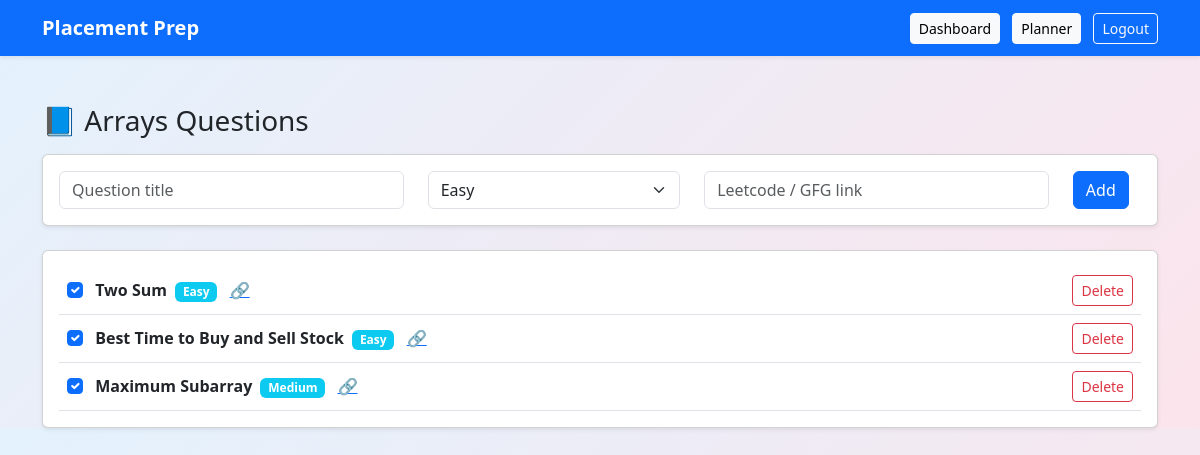
Before: /questions/Arrays (signed in) with the older database file.
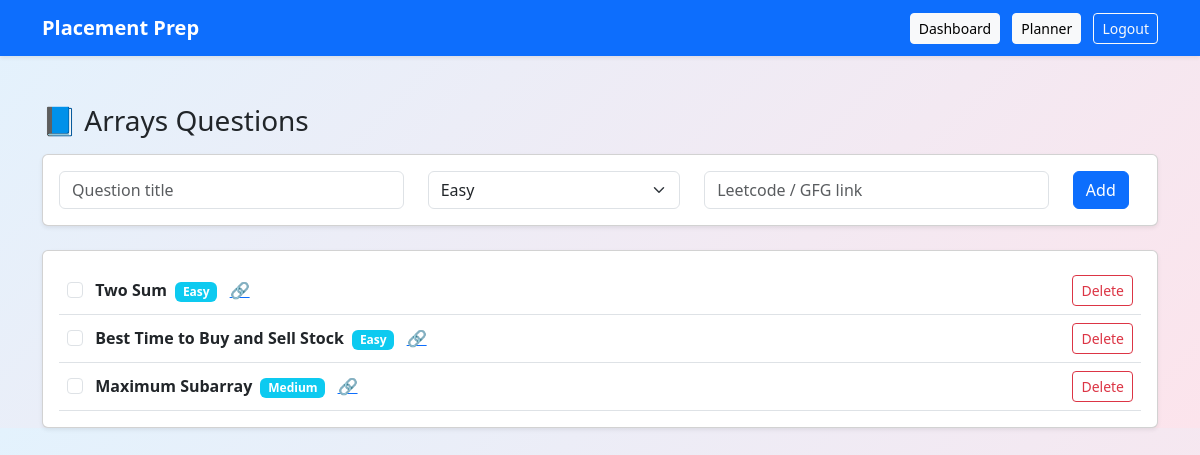
After: the same page with the newer database file.
### app.py (models this page shows)
class Question(db.Model):
    id = db.Column(db.Integer, primary_key=True)
    title = db.Column(db.String(200))
    difficulty = db.Column(db.String(20))
    link = db.Column(db.String(300))
    topic = db.Column(db.String(50))
    solved = db.Column(db.Boolean, default=False)
    user_email = db.Column(db.String(100))

### app.py (the view)
@app.route("/questions/<topic>")
def view_questions(topic):
    if "user" not in session:
        return redirect(url_for("login"))
    questions = Question.query.filter_by(
        user_email=session["user"],
        topic=topic
    ).all()
    return render_template(
        "questions.html",
        topic=topic,
        questions=questions
    )

### templates/questions.html (shortened to what this page needs)
{% extends "base.html" %}
{% block content %}
<h3 class="mb-3">📘 {{ topic }} Questions</h3>
<div class="card p-3 mb-4 shadow-sm">
  <form action="/add-question" method="POST">
    <div class="row">
      <div class="col-md-4">
        <input class="form-control" name="title" placeholder="Question title" required>
      </div>
      <div class="col-md-3">
        <select name="difficulty" class="form-select">
          <option>Easy</option>
        </select>
      </div>
      <div class="col-md-4">
        <input class="form-control" name="link" placeholder="Leetcode / GFG link">
      </div>
      <div class="col-md-1">
        <button class="btn btn-primary">Add</button>
      </div>
    </div>
  </form>
</div>
<div class="card p-3 shadow-sm">
  {% for q in questions %}
  <div class="d-flex justify-content-between align-items-center border-bottom p-2">
    <div>
      <input
        class="form-check-input me-2"
        type="checkbox"
        {% if q.solved %}checked{% endif %}
        onchange="toggleQ({{ q.id }})"
      >
      <strong>{{ q.title }}</strong>
      <span class="badge bg-info ms-1">
        {{ q.difficulty }}
      </span>
      {% if q.link %}
        <a href="{{ q.link }}" target="_blank" class="ms-2">
          🔗
        </a>
      {% endif %}
    </div>
    <form action="/delete-question" method="post" class="m-0">
      <button class="btn btn-sm btn-outline-danger">
        Delete
      </button>
    </form>
  </div>
  {% endfor %}
</div>
{% endblock %}

### templates/base.html (shortened to what this page needs)
<!DOCTYPE html>
<html lang="en">
<head>
    <link
      href="https://cdn.jsdelivr.net/npm/bootstrap@5.3.2/dist/css/bootstrap.min.css"
      rel="stylesheet"
    >
</head>
<body style="background: linear-gradient(135deg, #e3f2fd, #fce4ec);">
<nav class="navbar navbar-expand-lg navbar-dark bg-primary shadow-sm">
  <div class="container">
    <a class="navbar-brand fw-bold" href="/">Placement Prep</a>
    <div>
      {% if session.get("user") %}
        <a class="btn btn-light btn-sm me-2" href="/dashboard">Dashboard</a>
        <a class="btn btn-light btn-sm me-2" href="/planner">Planner</a>
        <a class="btn btn-outline-light btn-sm" href="/logout">Logout</a>
      {% else %}
        <a class="btn btn-light btn-sm me-2" href="/login">Login</a>
        <a class="btn btn-warning btn-sm" href="/signup">Signup</a>
      {% endif %}
    </div>
  </div>
</nav>
<div class="container mt-5">
  {% block content %}{% endblock %}
</div>
</body>
</html>

Changed rows visible on the page:
changed Question "Two Sum": solved "☑" → "☐"
changed Question "Best Time to Buy and Sell Stock": solved "☑" → "☐"
changed Question "Maximum Subarray": solved "☑" → "☐"
